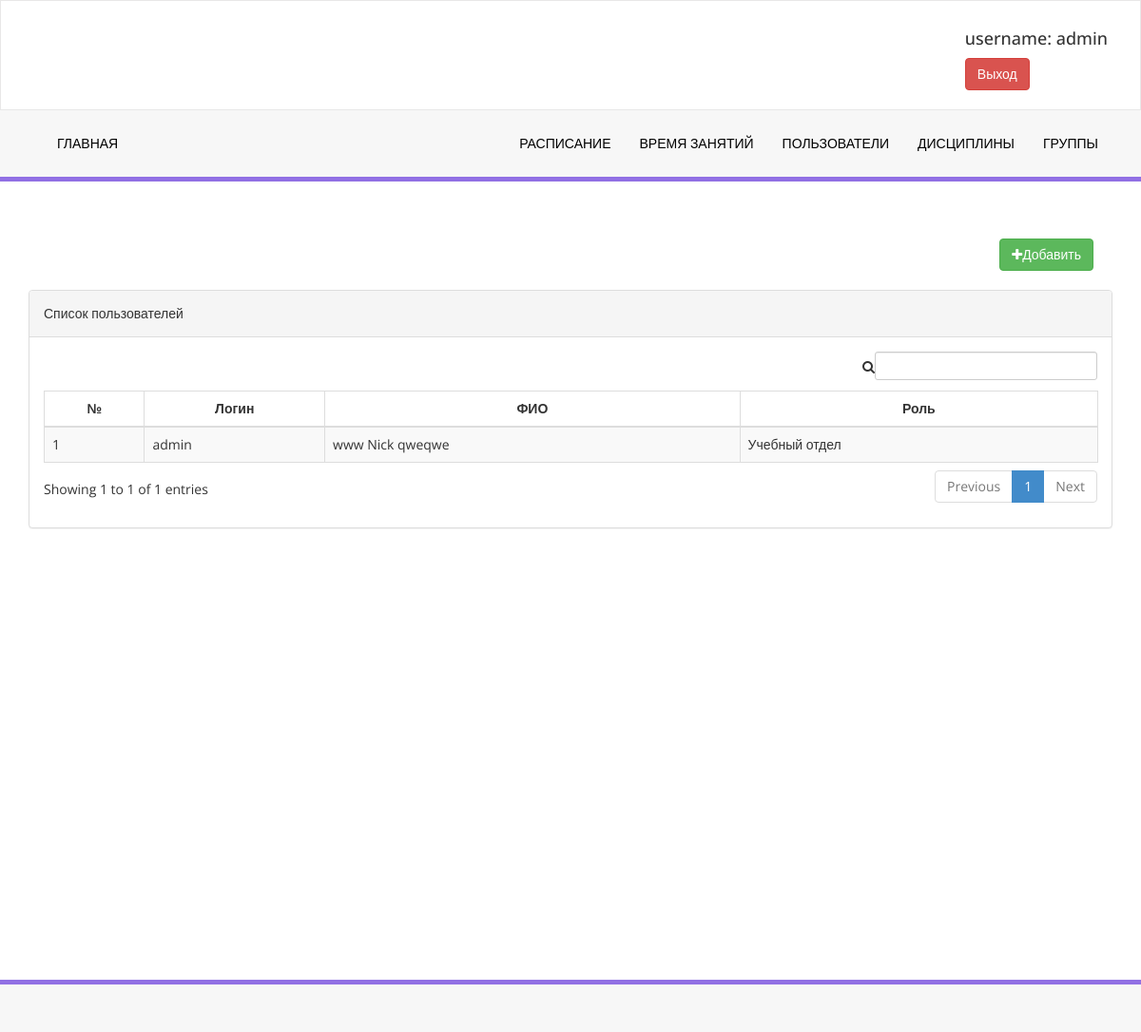
The page /profile/list/ (signed in) on the database as committed earlier.
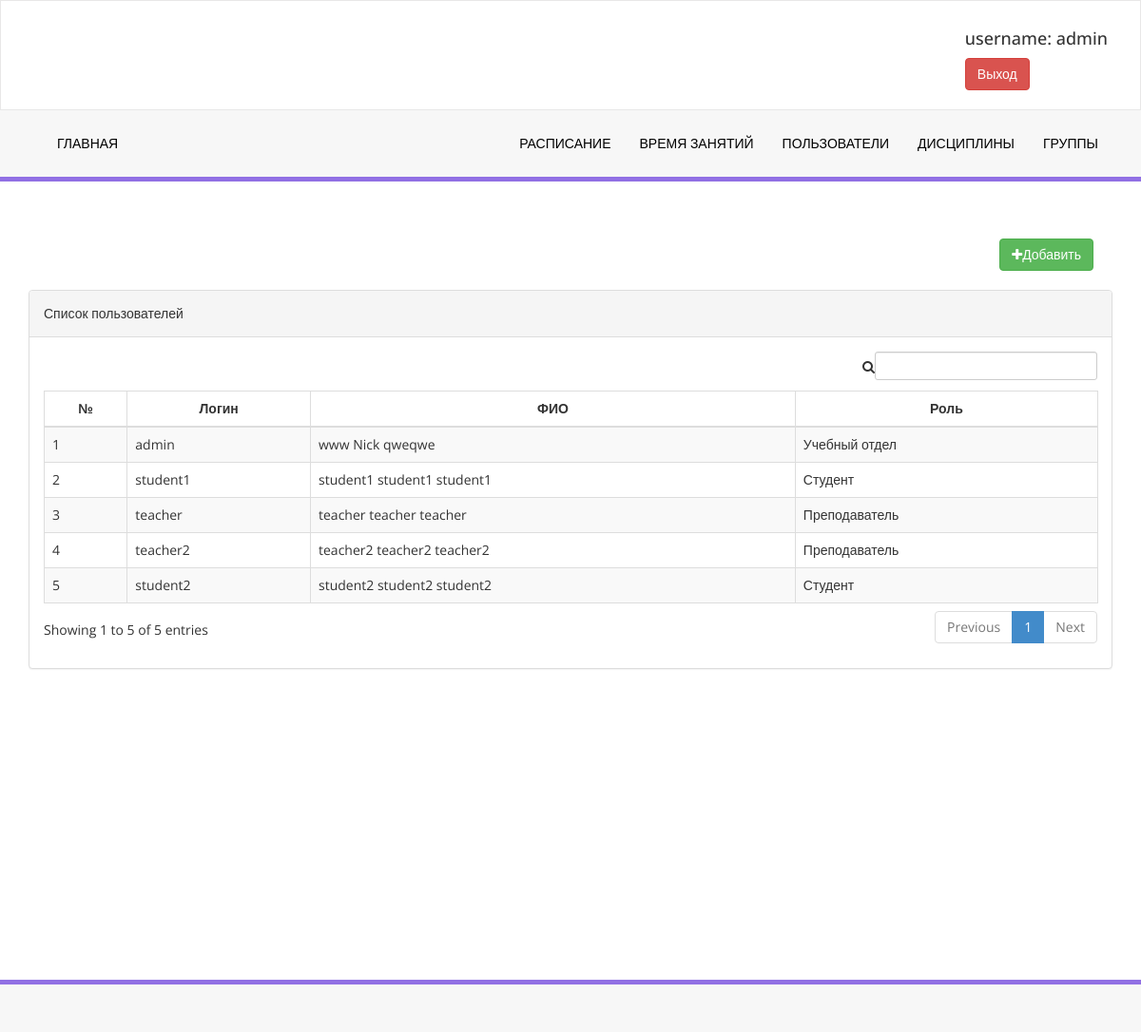
The same page on the database as committed later.
### Profile/models.py (models this page shows, shortened)
class Profile(models.Model):
    LEVEL = (
        ("Teacher", "Преподаватель"),
        ("Student", "Студент"),
        ("Training_division", "Учебный отдел")
    )
    user = models.OneToOneField(User, on_delete=models.CASCADE)
    first_name = models.CharField(max_length=255, null=True)
    last_name = models.CharField(max_length=255, null=True)
    otchestvo = models.CharField(max_length=255, null=True)
    level = models.CharField(max_length=255, choices=LEVEL)

### Profile/views.py (the view)
# urls.py: path('list/', views.ProfileListView.as_view(), name='list'),
class ProfileListView(LoginRequiredMixin, generic.ListView):
    model = Profile
    template_name = 'profile/list.html'

### templates/profile/list.html
{% extends "base.html" %}
{% block content %}
    <div class="row">
        <div class="col-md-12">
            <div class="right-div">
                <a class="btn btn-success" href="{% url 'profile:create_user' %}"> <i
                        class="fa fa-plus "></i>Добавить</a>
            </div>
        </div>
        <div class="col-md-12">
            <div class="panel panel-default">
                <div class="panel-heading">
                    Список пользователей
                </div>
                <div class="panel-body">
                    <div class="table-responsive">
                        <table class="table table-striped table-bordered table-hover" id="lesson_info_table">
                            <thead>
                            <tr>
                                <th class="text-center">№</th>
                                <th class="text-center">Логин</th>
                                <th class="text-center">ФИО</th>
                                <th class="text-center">Роль</th>
                            </tr>
                            </thead>
                            <tbody>
                            {% for profile in profile_list %}
                                <tr class="odd gradeX">
                                    <td>{{ forloop.counter }}</td>
                                    <td>{{ profile.user.username }}</td>
                                    <td>{% if profile.last_name  %}{{ profile.last_name }}{% endif %} {% if profile.first_name %}{{ profile.first_name }}{% endif %} {% if profile.otchestvo %}{{ profile.otchestvo }}{% endif %}</td>
                                    <td>{{ profile.get_level_display }}</td>
                                </tr>
                            {% endfor %}
                            </tbody>
                        </table>
                    </div>
                </div>
            </div>
        </div>
    </div>
{% endblock %}

Rows that differ between the two databases and show on the page:
added Profile: user.username "student1", last_name "student1", first_name "student1", otchestvo "student1", level "Студент"
added Profile: user.username "teacher", last_name "teacher", first_name "teacher", otchestvo "teacher", level "Преподаватель"
added Profile: user.username "teacher2", last_name "teacher2", first_name "teacher2", otchestvo "teacher2", level "Преподаватель"
added Profile: user.username "student2", last_name "student2", first_name "student2", otchestvo "student2", level "Студент"
Other text that changed with them:
text written by a page script: "Showing 1 to 1 of 1 entries Previous 1 Next" → "Showing 1 to 5 of 5 entries Previous 1 Next"
